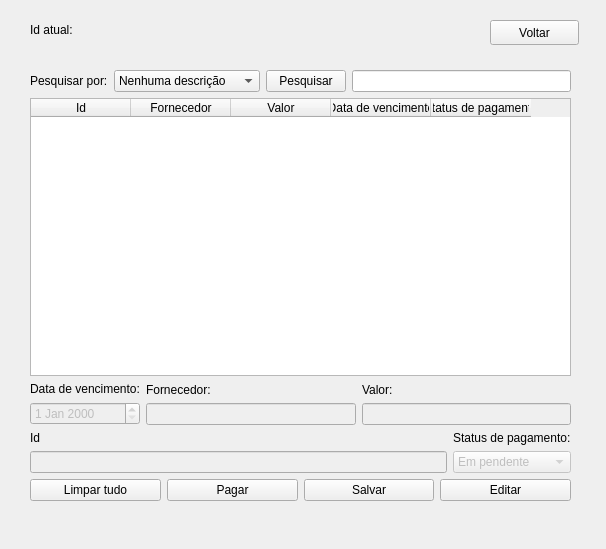
<?xml version="1.0" encoding="UTF-8"?>
<ui version="4.0">
 <class>faturas</class>
 <widget class="QWidget" name="faturas">
  <property name="geometry">
   <rect>
    <x>0</x>
    <y>0</y>
    <width>606</width>
    <height>549</height>
   </rect>
  </property>
  <property name="windowTitle">
   <string>Faturas</string>
  </property>
  <widget class="QWidget" name="layoutWidget">
   <property name="geometry">
    <rect>
     <x>30</x>
     <y>20</y>
     <width>72</width>
     <height>19</height>
    </rect>
   </property>
   <layout class="QHBoxLayout" name="horizontalLayout">
    <item>
     <widget class="QLabel" name="label">
      <property name="text">
       <string>Id atual:</string>
      </property>
     </widget>
    </item>
    <item>
     <widget class="QLabel" name="lblID">
      <property name="text">
       <string/>
      </property>
     </widget>
    </item>
   </layout>
  </widget>
  <widget class="QPushButton" name="btnVoltar">
   <property name="geometry">
    <rect>
     <x>490</x>
     <y>20</y>
     <width>89</width>
     <height>25</height>
    </rect>
   </property>
   <property name="text">
    <string>Voltar</string>
   </property>
  </widget>
  <widget class="QWidget" name="layoutWidget">
   <property name="geometry">
    <rect>
     <x>30</x>
     <y>70</y>
     <width>541</width>
     <height>431</height>
    </rect>
   </property>
   <layout class="QVBoxLayout" name="verticalLayout_5">
    <item>
     <layout class="QHBoxLayout" name="horizontalLayout_4">
      <item>
       <widget class="QLabel" name="label_5">
        <property name="text">
         <string>Pesquisar por:</string>
        </property>
       </widget>
      </item>
      <item>
       <widget class="QComboBox" name="cbxInput">
        <item>
         <property name="text">
          <string>Nenhuma descrição</string>
         </property>
        </item>
        <item>
         <property name="text">
          <string>Fornecedor</string>
         </property>
        </item>
        <item>
         <property name="text">
          <string>Valor</string>
         </property>
        </item>
        <item>
         <property name="text">
          <string>Data de vencimento</string>
         </property>
        </item>
        <item>
         <property name="text">
          <string>Status de pagamento</string>
         </property>
        </item>
       </widget>
      </item>
      <item>
       <widget class="QPushButton" name="btnPesquisar">
        <property name="text">
         <string>Pesquisar</string>
        </property>
       </widget>
      </item>
      <item>
       <widget class="QLineEdit" name="edtPesquisar"/>
      </item>
     </layout>
    </item>
    <item>
     <widget class="QTableWidget" name="tableWidget">
      <column>
       <property name="text">
        <string>Id</string>
       </property>
      </column>
      <column>
       <property name="text">
        <string>Fornecedor</string>
       </property>
      </column>
      <column>
       <property name="text">
        <string>Valor</string>
       </property>
      </column>
      <column>
       <property name="text">
        <string>Data de vencimento</string>
       </property>
      </column>
      <column>
       <property name="text">
        <string>Status de pagamento</string>
       </property>
      </column>
     </widget>
    </item>
    <item>
     <layout class="QHBoxLayout" name="horizontalLayout_2">
      <item>
       <layout class="QVBoxLayout" name="verticalLayout_3">
        <item>
         <widget class="QLabel" name="label_2">
          <property name="enabled">
           <bool>true</bool>
          </property>
          <property name="text">
           <string>Data de vencimento:</string>
          </property>
         </widget>
        </item>
        <item>
         <widget class="QDateEdit" name="dateEdit">
          <property name="enabled">
           <bool>false</bool>
          </property>
         </widget>
        </item>
       </layout>
      </item>
      <item>
       <layout class="QVBoxLayout" name="verticalLayout_2">
        <item>
         <widget class="QLabel" name="label_3">
          <property name="enabled">
           <bool>true</bool>
          </property>
          <property name="text">
           <string>Fornecedor:</string>
          </property>
         </widget>
        </item>
        <item>
         <widget class="QLineEdit" name="edtFornecedor">
          <property name="enabled">
           <bool>false</bool>
          </property>
         </widget>
        </item>
       </layout>
      </item>
      <item>
       <layout class="QVBoxLayout" name="verticalLayout">
        <item>
         <widget class="QLabel" name="label_4">
          <property name="enabled">
           <bool>true</bool>
          </property>
          <property name="text">
           <string>Valor:</string>
          </property>
         </widget>
        </item>
        <item>
         <widget class="QLineEdit" name="edtValor">
          <property name="enabled">
           <bool>false</bool>
          </property>
         </widget>
        </item>
       </layout>
      </item>
     </layout>
    </item>
    <item>
     <layout class="QHBoxLayout" name="horizontalLayout_5">
      <item>
       <layout class="QVBoxLayout" name="verticalLayout_7"/>
      </item>
      <item>
       <layout class="QVBoxLayout" name="verticalLayout_8">
        <item>
         <widget class="QLabel" name="label_8">
          <property name="enabled">
           <bool>true</bool>
          </property>
          <property name="text">
           <string>Id</string>
          </property>
         </widget>
        </item>
        <item>
         <widget class="QLineEdit" name="edtId">
          <property name="enabled">
           <bool>false</bool>
          </property>
         </widget>
        </item>
       </layout>
      </item>
      <item>
       <layout class="QVBoxLayout" name="verticalLayout_6">
        <item>
         <widget class="QLabel" name="label_7">
          <property name="enabled">
           <bool>true</bool>
          </property>
          <property name="text">
           <string>Status de pagamento:</string>
          </property>
         </widget>
        </item>
        <item>
         <widget class="QComboBox" name="cbxStatus">
          <property name="enabled">
           <bool>false</bool>
          </property>
          <item>
           <property name="text">
            <string>Em pendente</string>
           </property>
          </item>
          <item>
           <property name="text">
            <string>Pagado</string>
           </property>
          </item>
         </widget>
        </item>
       </layout>
      </item>
     </layout>
    </item>
    <item>
     <layout class="QVBoxLayout" name="verticalLayout_4">
      <item>
       <layout class="QHBoxLayout" name="horizontalLayout_3">
        <item>
         <widget class="QPushButton" name="btnLimparTudo">
          <property name="text">
           <string>Limpar tudo</string>
          </property>
         </widget>
        </item>
        <item>
         <widget class="QPushButton" name="btnPagar">
          <property name="text">
           <string>Pagar</string>
          </property>
         </widget>
        </item>
        <item>
         <widget class="QPushButton" name="btnSalvar">
          <property name="text">
           <string>Salvar</string>
          </property>
         </widget>
        </item>
        <item>
         <widget class="QPushButton" name="btnEditar">
          <property name="text">
           <string>Editar</string>
          </property>
         </widget>
        </item>
       </layout>
      </item>
     </layout>
    </item>
   </layout>
  </widget>
 </widget>
 <resources/>
 <connections/>
</ui>
